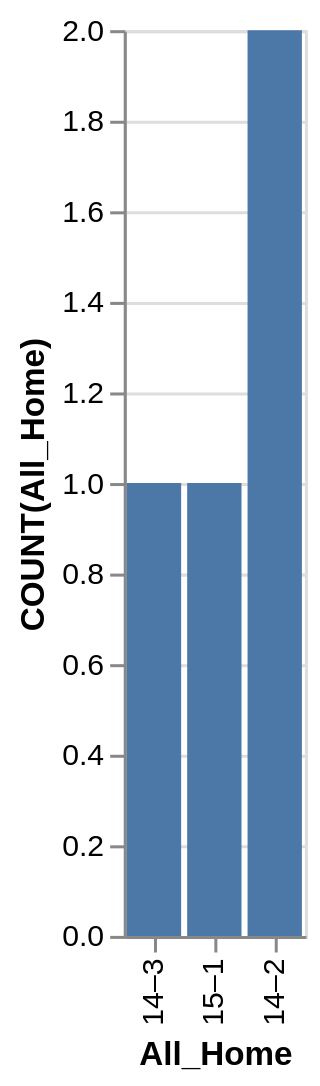

This figure's Vega-Lite source:
### Vega-Lite specification from a JSON file in a GitHub repository (floating-point values rounded to 4 significant figures)
{"data": {"values": [{"x_data": "14–3", "y_data": 1}, {"x_data": "15–1", "y_data": 1}, {"x_data": "14–2", "y_data": 2}]}, "mark": "bar", "encoding": {"x": {"field": "x_data", "type": "nominal", "title": "All_Home", "sort": {"op": "sum", "field": "y_data", "order": "ascending"}}, "y": {"field": "y_data", "type": "quantitative", "title": "COUNT(All_Home)"}}}
